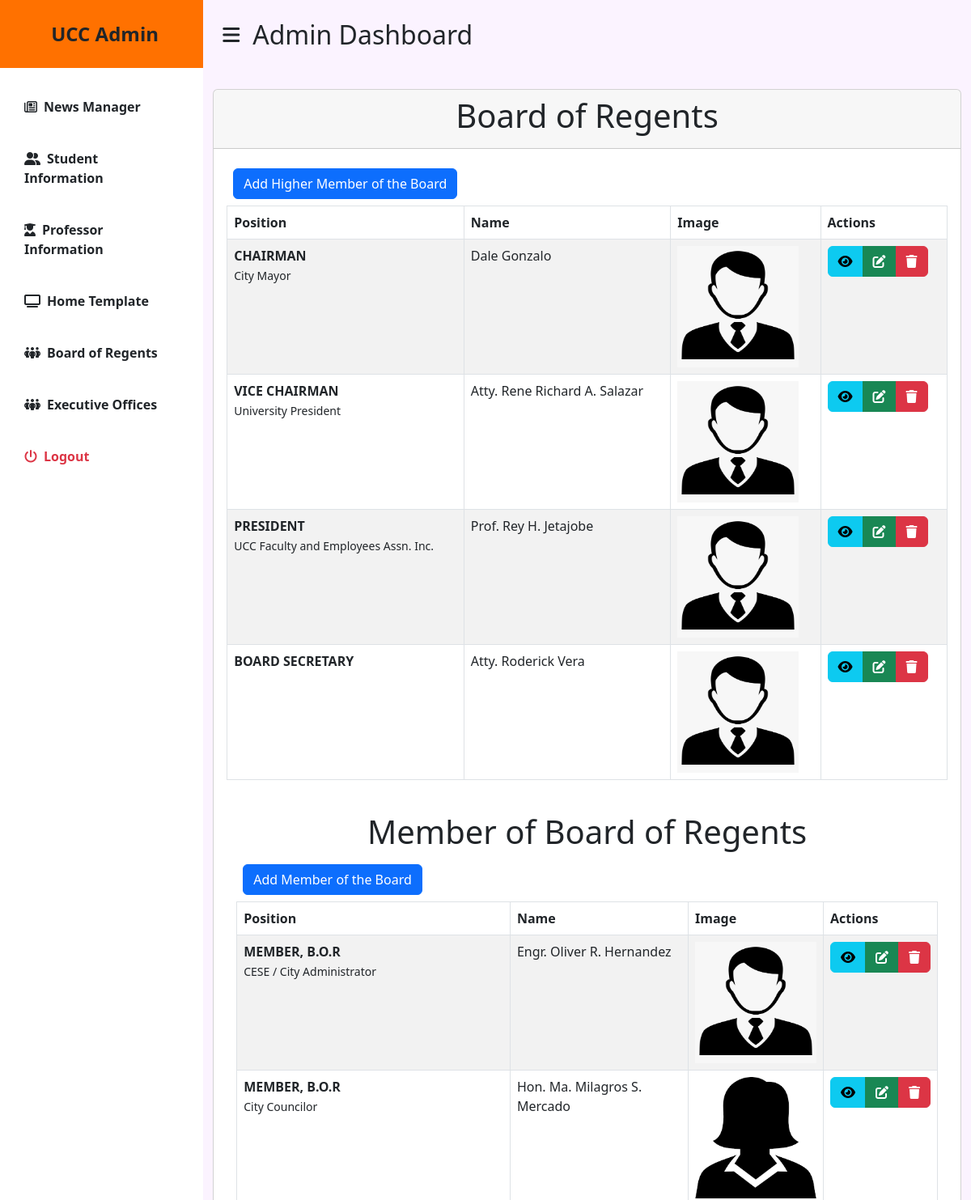
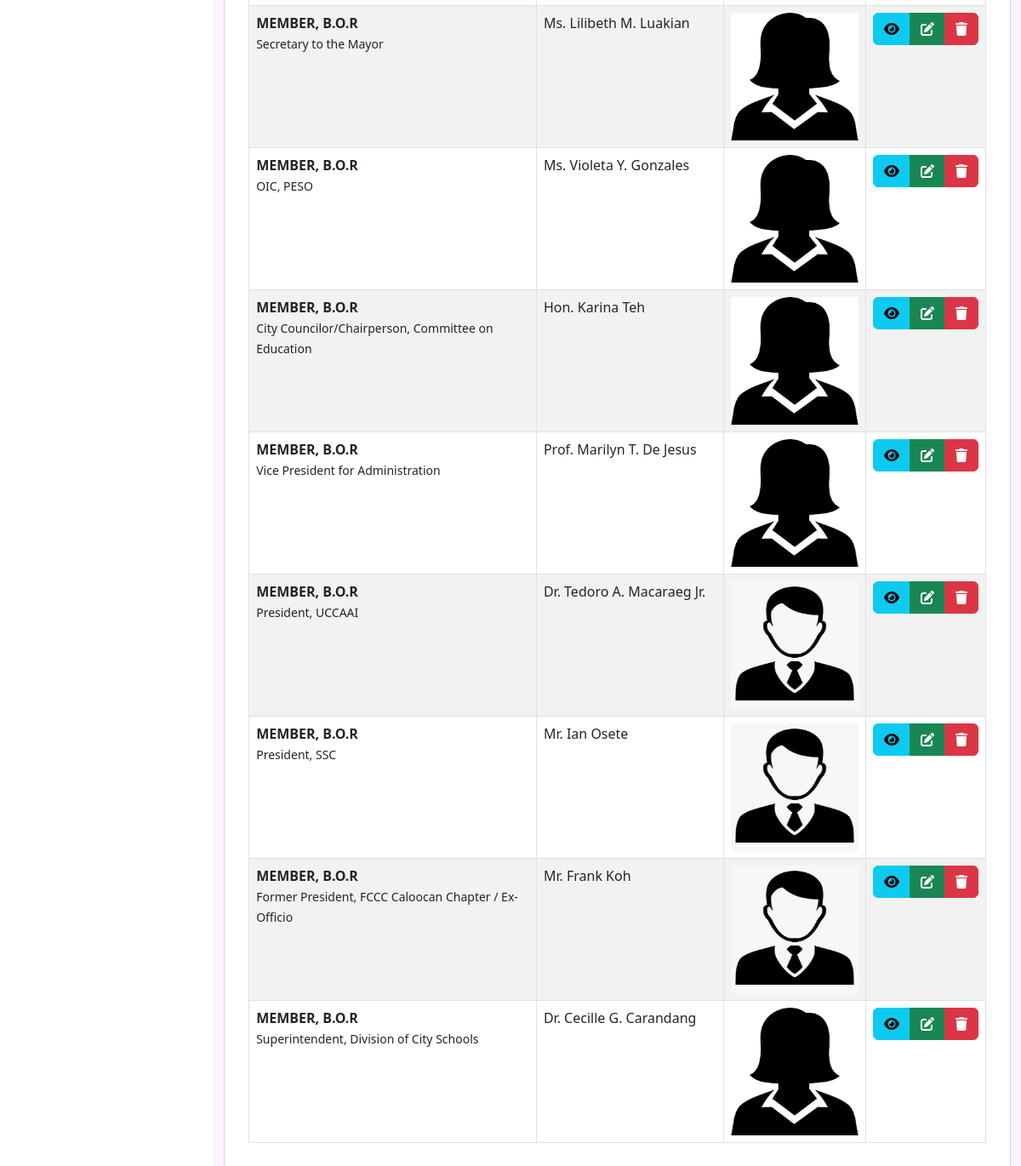
Page /fixedduplicateadmin/boardofregents.php on the committed database (2 pictures, top to bottom).
### tables this page shows
CREATE TABLE `uccp_bor_tbl` (
  `id` int(11) NOT NULL COMMENT 'board of regents id',
  `bor_name` varchar(60) NOT NULL COMMENT 'board of regents name',
  `bor_position` varchar(60) NOT NULL COMMENT 'board of regents position',
  `bor_description` text NOT NULL COMMENT 'board of regents description',
  `bor_image` varchar(60) DEFAULT NULL COMMENT 'board of regents image',
  `bor_level` int(11) NOT NULL
);

### fixedduplicateadmin/boardofregents.php (the view, shortened to what this page needs)
<?php
include 'includes/header.php';
?>
<div class="d-flex" id="wrapper">
  <?php include 'includes/sidebar.php' ?>
  <div id="page-content-wrapper">
    <nav class="navbar navbar-expand-lg navbar-light bg-transparent py-4 px-4">
      <div class="d-flex align-items-center">
        <i class="fas fa-bars primary-text fs-4 me-3" id="menu-toggle"></i>
        <h2 class="fs-2 m-0">Admin Dashboard</h2>
      </div>
    </nav>
    <div class="container"><br>
          <div class="row">
          <div class="col-md-12">
              <div class="card ">
                <div class="card-header">
                  <center><h1>Board of Regents</h1></center>
                </div>
                  <div class="card-body">
    <button type="button" class="btn btn-primary float-start m-2" data-bs-toggle="modal" data-bs-target="#addboardofregents">Add Higher Member of the Board</button>
    <table id="higherbortbl" class="table table-bordered table-striped">
      <thead>
        <tr>
          <th scope="col">Position</th>
          <th scope="col">Name</th>
          <th scope="col">Image</th>
          <th scope="col">Actions</th>
        </tr>
      </thead>
      <tbody>
        <?php
        $query = "SELECT * FROM uccp_bor_tbl WHERE bor_level = 1";
        $query_run = mysqli_query($con, $query);
        if (mysqli_num_rows($query_run)>0) {
          while($row = mysqli_fetch_array($query_run)) {
            ?>
            <tr>
              <td><strong><?= strtoupper($row['bor_position']); ?></strong> <br> <small><?= $row['bor_description']; ?></small> </td>
              <td><?= $row['bor_name']; ?></td>
              <td><img src="<?= '../fixedduplicateadmin/imgbor/' . $row['bor_image']?>" height="150" width="150" alt=""></td>
              <td>
                <div class="btn-group" role="group" aria-label="Basic example">
                  <button data-id="<?= $row['id']; ?>" type="button" class="btn btn-info btnborview" data-bs-toggle="modal" data-bs-target="#viewbor" name="viewborbtn"><i class="fa-solid fa-eye"></i></button>
                  <button href="#" data-role="update" id="<?= $row['id']; ?>" type="button" class="edit_data btn btn-success" data-bs-toggle="modal" data-bs-target="<?php echo "#editbordata" . $row['id']; ?>" name="btnedit"><i class="fa-solid fa-pen-to-square"></i></button>
                  <button type="button" class="btn btn-danger borremovedata " id="<?= $row['id'] ?>" name="btnremovebor"><i class="fa-solid fa-trash"></i></button>
                </div>
              </td>
            </tr>
            <?php
          }
        } else {
        }
        ?>
      </tbody>
    </table>
    <div class="container"> <br>
      <center><h1>Member of Board of Regents</h1></center>
      <button type="button" class="btn btn-primary float-start m-2" data-bs-toggle="modal" data-bs-target="#addmemberbor">Add Member of the Board</button>
      <table id="lowerbortbl" class="table table-bordered table-striped">
        <thead>
          <tr>
            <th scope="col">Position</th>
            <th scope="col">Name</th>
            <th scope="col">Image</th>
            <th scope="col">Actions</th>
          </tr>
        </thead>
        <tbody>
          <?php
          $query = "SELECT * FROM uccp_bor_tbl WHERE bor_level = 2";
          $query_run = mysqli_query($con, $query);
          if (mysqli_num_rows($query_run)>0) {
            while($row2 = mysqli_fetch_array($query_run)) {
              ?>
              <tr>
                <td><strong><?= strtoupper($row2['bor_position']); ?></strong> <br> <small><?= $row2['bor_description']; ?></small> </td>
                <td><?= $row2['bor_name']; ?></td>
                <td><img src="<?= '../fixedduplicateadmin/imgbor/' . $row2['bor_image']?>" height="150" width="150" alt=""></td>
                <td>
                  <div class="btn-group" role="group" aria-label="Basic example">
                    <button data-id="<?= $row2['id']; ?>" type="button" class="btn btn-info btnborview" data-bs-toggle="modal" data-bs-target="#viewbor" name="viewborbtn"><i class="fa-solid fa-eye"></i></button>
                    <button href="#" data-role="update" id="<?= $row2['id']; ?>" type="button" class="edit_data btn btn-success" data-bs-toggle="modal" data-bs-target="<?php echo "#editmbordata" . $row2['id']; ?>" name="btnedit"><i class="fa-solid fa-pen-to-square"></i></button>
                    <button type="button" class="btn btn-danger borremovedata " id="<?= $row2['id'] ?>" name="btnremovebor"><i class="fa-solid fa-trash"></i></button>
                  </div>
                </td>
              </tr>
              <?php
            }
          } else {
          }
          ?>
        </tbody>
      </table>
    </div>
      </div>
    </div>
  </div>
</div>
</div>
</div>
</div>
  <?php include 'includes/footer.php' ?>

### fixedduplicateadmin/admin.css (style rules this page uses)
#wrapper { overflow-x: hidden; background-color: #fbf3ff; }
#page-content-wrapper { min-width: 100vw; }
#menu-toggle { cursor: pointer; }
@media (min-width: 768px) { #page-content-wrapper { min-width: 0; width: 100%; } }

### rows in the picture
uccp_bor_tbl: bor_position "CHAIRMAN", bor_description "City Mayor", bor_name "Dale Gonzalo", bor_image (picture)
uccp_bor_tbl: bor_position "VICE CHAIRMAN", bor_description "University President", bor_name "Atty. Rene Richard A. Salazar", bor_image (picture)
uccp_bor_tbl: bor_position "PRESIDENT", bor_description "UCC Faculty and Employees Assn. Inc.", bor_name "Prof. Rey H. Jetajobe", bor_image (picture)
uccp_bor_tbl: bor_position "BOARD SECRETARY", bor_name "Atty. Roderick Vera", bor_image (picture)
uccp_bor_tbl: bor_position "MEMBER, B.O.R", bor_description "CESE / City Administrator", bor_name "Engr. Oliver R. Hernandez", bor_image (picture)
uccp_bor_tbl: bor_position "MEMBER, B.O.R", bor_description "City Councilor", bor_name "Hon. Ma. Milagros S. Mercado", bor_image (picture)
uccp_bor_tbl: bor_position "MEMBER, B.O.R", bor_description "Secretary to the Mayor", bor_name "Ms. Lilibeth M. Luakian", bor_image (picture)
uccp_bor_tbl: bor_position "MEMBER, B.O.R", bor_description "OIC, PESO", bor_name "Ms. Violeta Y. Gonzales", bor_image (picture)
uccp_bor_tbl: bor_position "MEMBER, B.O.R", bor_description "City Councilor/Chairperson, Committee on Education", bor_name "Hon. Karina Teh", bor_image (picture)
uccp_bor_tbl: bor_position "MEMBER, B.O.R", bor_description "Vice President for Administration", bor_name "Prof. Marilyn T. De Jesus", bor_image (picture)
uccp_bor_tbl: bor_position "MEMBER, B.O.R", bor_description "President, UCCAAI", bor_name "Dr. Tedoro A. Macaraeg Jr.", bor_image (picture)
uccp_bor_tbl: bor_position "MEMBER, B.O.R", bor_description "President, SSC", bor_name "Mr. Ian Osete", bor_image (picture)
uccp_bor_tbl: bor_position "MEMBER, B.O.R", bor_description "Former President, FCCC Caloocan Chapter / Ex-Officio", bor_name "Mr. Frank Koh", bor_image (picture)
uccp_bor_tbl: bor_position "MEMBER, B.O.R", bor_description "Superintendent, Division of City Schools", bor_name "Dr. Cecille G. Carandang", bor_image (picture)
